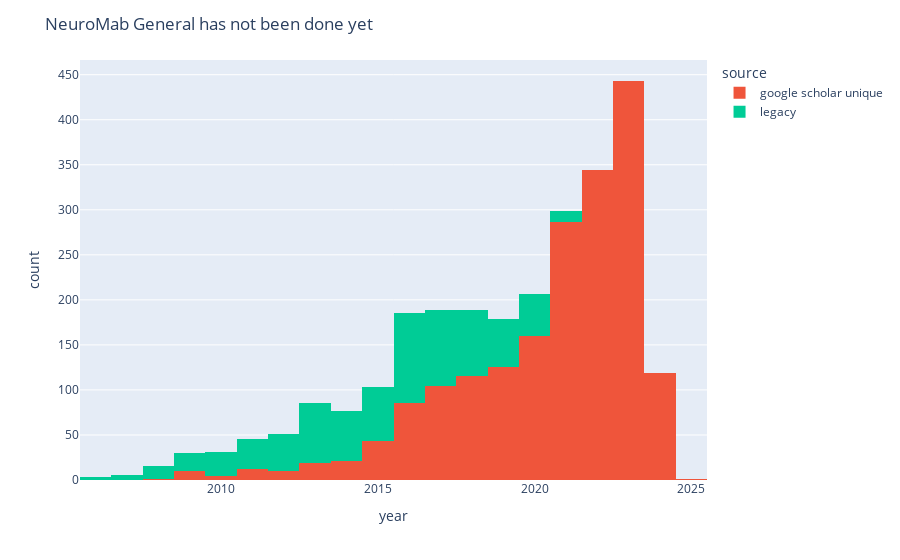

Notebook cell for this chart:
### Code cell
# remove anything before the year 2000
df_cure = df_cure[df_cure['year'] >= 2000]
# make the same plot
fig = px.histogram(df_cure, x="year", color="source")
# add a title that shows the neuromab generaal has not been done yet
fig.update_layout(title_text='NeuroMab General has not been done yet')
fig.show()

### Figure 1 — Plotly figure (JSON) as saved in the notebook; plotly's stock layout.template omitted (floating-point values rounded to 4 significant figures; data arrays with more than 128 entries replaced by an {"elided": "..."} marker saying what was removed)
{"data": [{"alignmentgroup": "True", "bingroup": "x", "hovertemplate": "source=google scholar unique<br>year=%{x}<br>count=%{y}<extra></extra>", "legendgroup": "google scholar unique", "marker": {"color": "#EF553B", "pattern": {"shape": ""}}, "name": "google scholar unique", "offsetgroup": "google scholar unique", "orientation": "v", "showlegend": true, "type": "histogram", "x": {"elided": "1905 int values"}, "xaxis": "x", "yaxis": "y"}, {"alignmentgroup": "True", "bingroup": "x", "hovertemplate": "source=legacy<br>year=%{x}<br>count=%{y}<extra></extra>", "legendgroup": "legacy", "marker": {"color": "#00cc96", "pattern": {"shape": ""}}, "name": "legacy", "offsetgroup": "legacy", "orientation": "v", "showlegend": true, "type": "histogram", "x": {"elided": "696 int values"}, "xaxis": "x", "yaxis": "y"}], "layout": {"barmode": "relative", "legend": {"title": {"text": "source"}, "tracegroupgap": 0}, "margin": {"t": 60}, "title": {"text": "NeuroMab General has not been done yet"}, "xaxis": {"anchor": "y", "domain": [0, 1], "title": {"text": "year"}}, "yaxis": {"anchor": "x", "domain": [0, 1], "title": {"text": "count"}}}}
